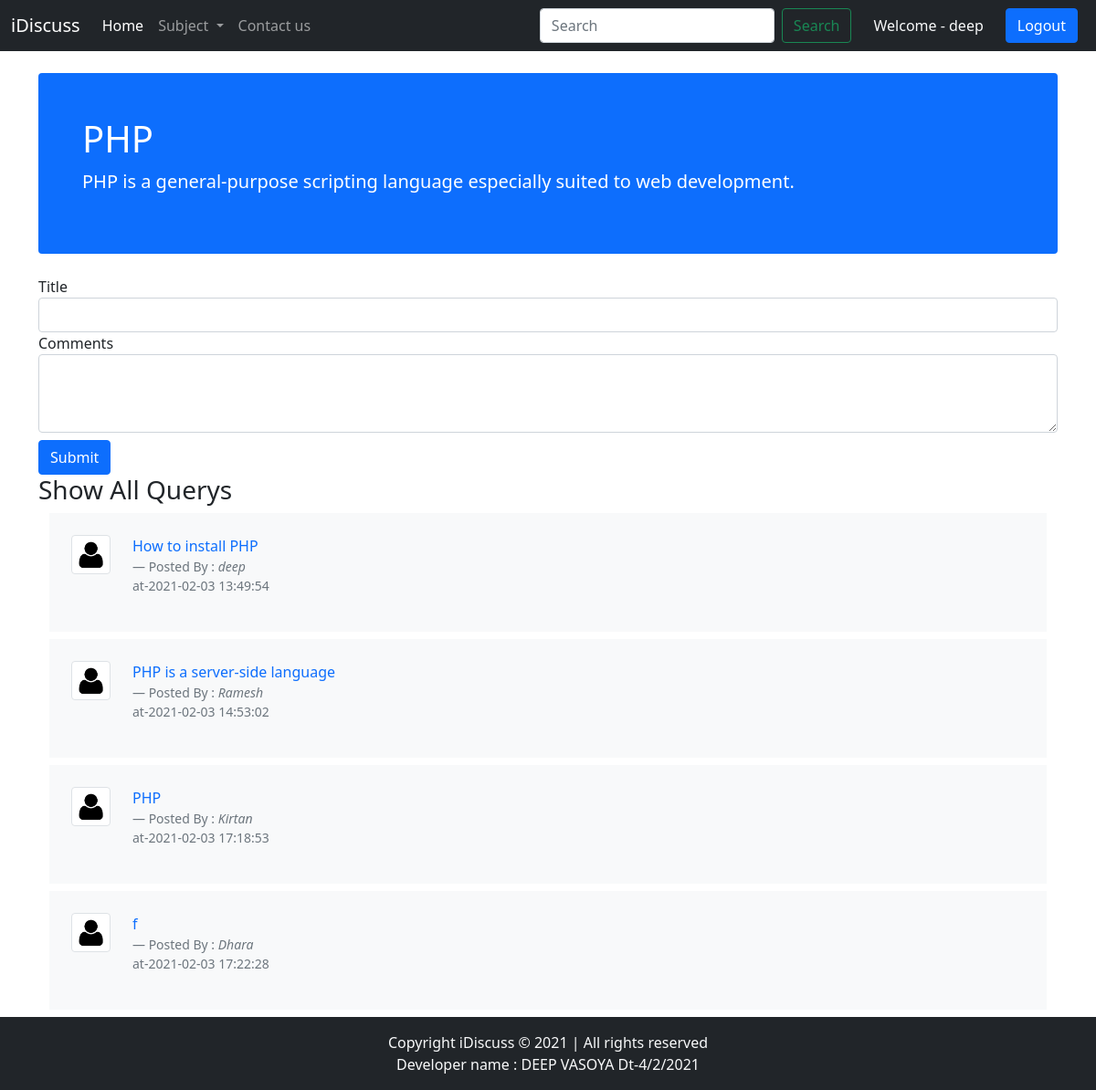
The app's page /thread.php?catid=1 (signed in) with its own data.
### tables this page shows
CREATE TABLE `category` (
  `category_id` int(11) NOT NULL,
  `category_title` varchar(30) NOT NULL,
  `category_desc` varchar(255) NOT NULL,
  `date` datetime NOT NULL DEFAULT current_timestamp()
);

CREATE TABLE `thread` (
  `thread_id` int(11) NOT NULL,
  `thread_title` varchar(255) NOT NULL,
  `thread_desc` text NOT NULL,
  `thread_catid` int(11) NOT NULL,
  `thread_user` int(11) NOT NULL,
  `date` datetime NOT NULL DEFAULT current_timestamp()
);

CREATE TABLE `user` (
  `sno` int(11) NOT NULL,
  `username` varchar(15) NOT NULL,
  `password` text NOT NULL,
  `date` datetime NOT NULL DEFAULT current_timestamp()
);

### thread.php (the view, shortened to what this page needs)
<!doctype html>
<html lang="en">
<head>
  <link href="https://cdn.jsdelivr.net/npm/bootstrap@5.0.0-beta1/dist/css/bootstrap.min.css" rel="stylesheet">
</head>
<body>
  <?php include "include/_nav.php"; ?>
  <?php include "include/_database.php"; ?>
  <?php
  $id = $_GET['catid'];
  $sql = "SELECT * FROM `category` WHERE `category_id` = $id";
  $result = mysqli_query($conn, $sql);
  while ($row = mysqli_fetch_assoc($result)) {
    $cattitle = $row['category_title'];
    $categorydesc = $row['category_desc'];
  }
  ?>
  <div class="container">
    <div>
      <div class="d-block bg-primary text-white my-4 p-5 rounded">
        <h1><?php echo $cattitle; ?></h1>
        <p class="lead"><?php echo $categorydesc; ?></p>
      </div>
    </div>
  </div>
  <?php
  if (isset($_SESSION['loggedin']) && $_SESSION['loggedin'] == true) {
    echo '<div class="container">
    <form action="' . $_SERVER["REQUEST_URI"] . '" method="post">
      <div class="form-group">
        <label for="title">Title</label>
        <input type="text" class="form-control" id="title" name="tit">
         <input type="hidden" id="sno" name="sno" value="' . $_SESSION["sno"] . '">
      </div>
      <div class="form-group mb-2">
        <label for="exampleFormControlTextarea1">Comments</label>
        <textarea class="form-control" id="exampleFormControlTextarea1" rows="3" name="co"></textarea>
      </div>
      <button type="submit" class="btn btn-primary">Submit</button>
    </form>
  </div>
';
  } else {
    echo '<div class="container my-5">
    <h4>You are not loggedin! First Loggedin and Post your Querys</h4>
  </div>';
  }
  ?>
  <div class="container">
    <h3>Show All Querys</h3>
  </div>
  <?php
  $id = $_GET['catid'];
  $sql = "SELECT * FROM `thread` WHERE thread_catid = $id";
  $result = mysqli_query($conn, $sql);
  while ($row = mysqli_fetch_assoc($result)) {
    $thread_id = $row['thread_id'];
    $thread_title = $row['thread_title'];
    $thread_user = $row['thread_user'];
    $dt = $row['date'];
    $sql2 = "SELECT username FROM `user` WHERE sno=$thread_user";
    $result2 = mysqli_query($conn, $sql2);
    $row2 = mysqli_fetch_assoc($result2);
    $user = $row2['username'];
    echo '
      <div class="container">
      <div class="container my-2">
      <div class="row g-0 bg-light position-relative">
      <div class="col-md-1 mb-md-0 p-md-4">
        <img src="image/user.png" width="50px" height="50px" class="img-fluid img-thumbnail" alt="...">
      </div>
      <div class="col-md-10 p-4 ps-md-0">
        <a href="threadlist.php?threadid=' . $thread_id . '" style="text-decoration:none">
          <p>' . $thread_title . '</p>
        </a>
        <footer class="blockquote-footer">Posted By : <cite title="Source Title">' . $user . '</cite><p>at-' . $dt . '</p></footer>
      </div>
    </div>
    </div>
  </div>';
  }
  ?>
  <?php
  include "include/_footer.php"
  ?>
</body>
</html>

### records on screen
category: category_title "PHP", category_desc "PHP is a general-purpose scripting language especially suited to web development."
thread: thread_title "How to install PHP", user.username "deep", date "2021-02-03 13:49:54"
thread: thread_title "PHP is a server-side language", user.username "Ramesh", date "2021-02-03 14:53:02"
thread: thread_title "PHP", user.username "Kirtan", date "2021-02-03 17:18:53"
thread: thread_title "f", user.username "Dhara", date "2021-02-03 17:22:28"

### other values on screen
$_SESSION['username'] "deep"
